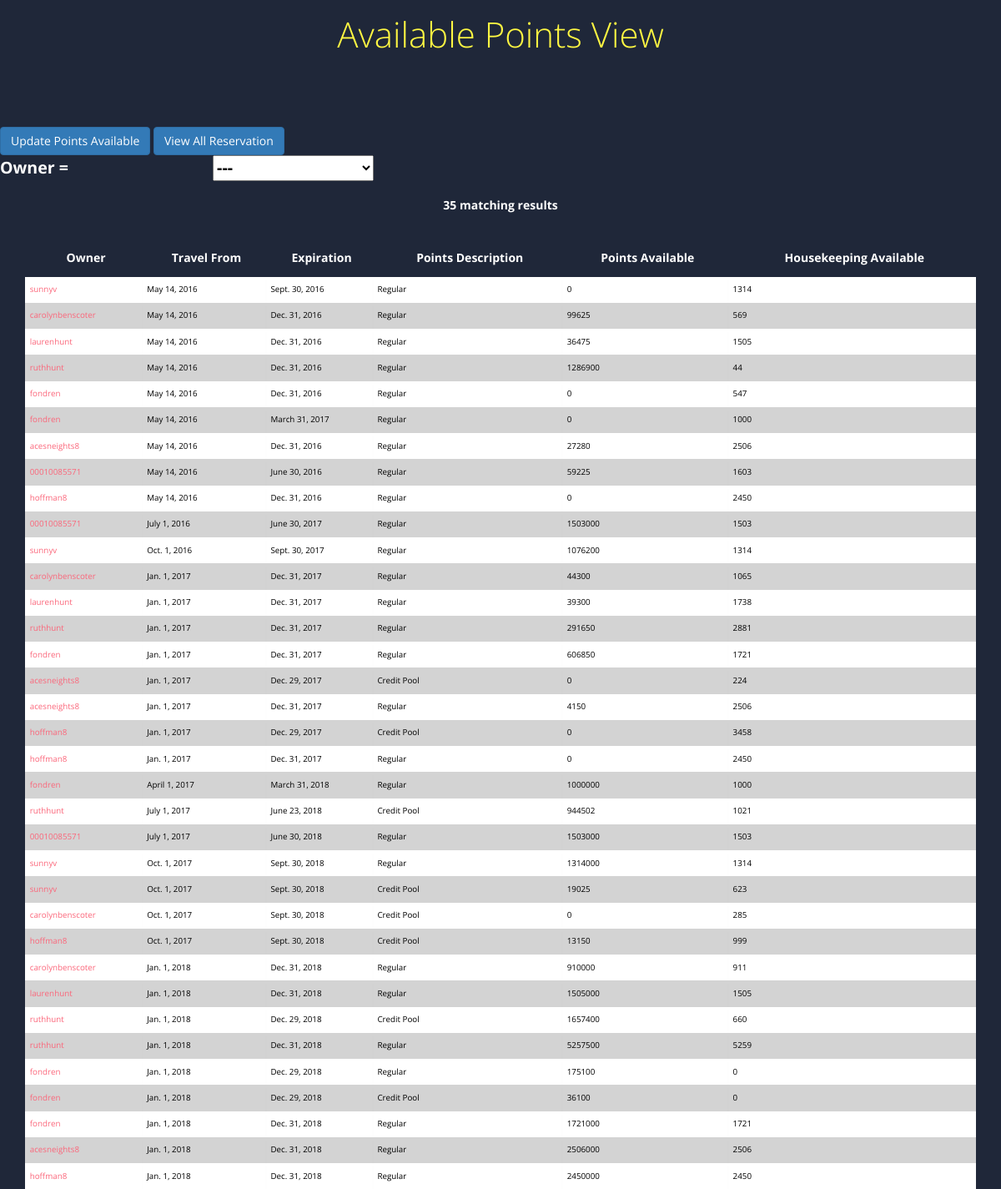
/updatepointsview/, run on the app's committed database.
### owners_point_manager/models.py (models this page shows, shortened)
class Owners_Points_Status(models.Model):
    fk_owner = models.ForeignKey(Owner)
    Travel_From = models.DateField(blank=True, null=True)
    Expiration = models.DateField(blank=True, null=True)
    Points_Description = models.CharField(blank=True, null=True, max_length=20)
    Points_Available = models.IntegerField(blank=True, null=True)
    Housekeeping_Available = models.IntegerField(blank=True, null=True)

### reservation_manager/models.py (models this page shows, shortened)
class Owner( models.Model ):
    email = models.EmailField( blank=True, null=True )
    username = models.CharField(  max_length=2000)
    password = models.CharField(  max_length=2000)
    first_name = models.CharField( blank=True, null=True, max_length=2000)
    last_name = models.CharField( blank=True, null=True, max_length=2000)
    phone_number = models.CharField( blank=True, null=True, max_length=2000)
    owner_reimbursement_rate = models.FloatField( blank=True, null=True )

### owners_point_manager/views.py (the view)
# urls.py: url(r'^report/(?P<p_owner_username>.*)/(?P<p_month>[0-9][0-9]?)/(?P<p_year>[0-9][0-9][0-9][0-9])', Report.get),
    def get(request):
        print("at top of View")
        usernames = []
        travelfrom = []
        expiration = []
        pointsdesc = []
        pointsavail = []
        housekeepingavail = []
        Owners_Points_Statuss = Owners_Points_Status.objects.order_by('Travel_From')
        for ownerspointsstatus in Owners_Points_Statuss:
            usernames.append(ownerspointsstatus.fk_owner.username)
        for ownerspointsstatus in Owners_Points_Statuss:
            travelfrom.append(ownerspointsstatus.Travel_From)
            print("travel from = ", travelfrom)
        print("travel from at 297", travelfrom)
        for ownerspointsstatus in Owners_Points_Statuss:
            expiration.append(ownerspointsstatus.Expiration)
            print("expiration = ", expiration)
        for ownerspointsstatus in Owners_Points_Statuss:
            pointsdesc.append(ownerspointsstatus.Points_Description)
            print("pointsdesc = ", pointsdesc)
        for ownerspointsstatus in Owners_Points_Statuss:
            pointsavail.append(ownerspointsstatus.Points_Available)
            print("pointsavail = ", pointsavail)
        for ownerspointsstatus in Owners_Points_Statuss:
            housekeepingavail.append(ownerspointsstatus.Housekeeping_Available)
            print("housekeepingavail = ", housekeepingavail)
        context = {
            "ownerspointsstatuss": Owners_Points_Statuss,
            "usernames": set(usernames),
            "travelfrom": set(travelfrom),
            "expiration": set(expiration),
            "pointsdesc": set(pointsdesc),
            "pointsavail": set(pointsavail),
            "housekeepingavail": set(housekeepingavail)
        }
        return render(request, "owner_points/index.html", context)

### owners_point_manager/templates/owner_points/index.html (shortened to what this page needs)
{%load staticfiles%}
<!DOCTYPE html>
<html >
  <head>
        <link rel="stylesheet" href="http://maxcdn.bootstrapcdn.com/bootstrap/3.3.6/css/bootstrap.min.css">
        <link rel="stylesheet" href="{% static 'main/css/style.css' %}">
  </head>
  <body>
    <h1><span class="yellow">Available Points View</span></h1>
<br>
<br>
  <br>
  <br>
<a href="/updatepoints"><button class = "btn btn-large btn-primary">Update Points Available</button></a>
<a href="/"><button class = "btn btn-large btn-primary">View All Reservation</button></a>
  <div class = "filters">
    <span class = "filter_title">Owner =</span>
    <select id = "owner_filter">
      <option> --- </option>
    </select><br>
</div>
<br>
<center>
  <b>
    <span id = "id_num_match" class = "filter_title">
      <span id="num_match"></span>
      matching results
    </span>
  </b>
</center>
<br>
<table class="container">
	<thead>
		<tr>
			<th><h1>Owner</h1></th>
			<th><h1>Travel From</h1></th>
			<th><h1>Expiration</h1></th>
			<th><h1>Points Description</h1></th>
			<th><h1>Points Available</h1></th>
			<th><h1>Housekeeping Available</h1></th>
		</tr>
	</thead>
	<tbody>
    {%for ownerspointsstatus in ownerspointsstatuss%}
  		<tr>
  			<td class = "username">{{ownerspointsstatus.fk_owner.username}}</td>
  			<td class = "travelfrom">{{ownerspointsstatus.Travel_From}}</td>
  			<td class = "expiration">{{ownerspointsstatus.Expiration}}</td>
  			<td class = "pointsdesc">{{ownerspointsstatus.Points_Description}}</td>
  			<td class = "pointsavail">{{ownerspointsstatus.Points_Available}}</td>
  			<td class = "housekeepingavail">{{ownerspointsstatus.Housekeeping_Available}}</td>
  		</tr>
    {%endfor%}
	</tbody>
</table>
  </body>
</html>

### reservation_manager/static/main/css/style.css (style rules this page uses)
body { font-family: 'Open Sans', sans-serif; font-weight: 300; line-height: 1.42em; color:#A7A1AE; background-color:#1F2739; }
h1 { font-size:3em; font-weight: 300; line-height:1em; text-align: center; color: #4DC3FA; }
.yellow { color: #FFF842; }
.container th h1 { font-weight: bold; font-size: 1em; color: white; }
.container td { font-weight: normal; font-size: .7em; -webkit-box-shadow: 0 2px 2px -2px #0E1119; -moz-box-shadow: 0 2px 2px -2px #0E1119; box-shadow: 0 2px 2px -2px #0E1119; }
.container { text-align: left; overflow: hidden; width: 95%; margin: 0 auto; display: table; padding: 0 0 8em 0; }
.container td, .container th { padding-bottom: .5%; padding-top: .5%; padding-left:.5%; }
.container tr:nth-child(odd) { background-color: white; color:black; }
.container tr:nth-child(even) { background-color: lightgrey; color:black; }
.container th { background-color: #1F2739; color: white; font-weight: bold }
.container td:first-child { color: #FB667A; }
.filters { font-size: 1.4em; color:black; font-weight: bold; }
.filter_title { width : 250px; display : inline-block; color:white; }

### data on the page
Owners_Points_Status: fk_owner.username "sunnyv", Travel_From "May 14, 2016", Expiration "Sept. 30, 2016", Points_Description "Regular", Points_Available "0", Housekeeping_Available "1314"
Owners_Points_Status: fk_owner.username "carolynbenscoter", Travel_From "May 14, 2016", Expiration "Dec. 31, 2016", Points_Description "Regular", Points_Available "99625", Housekeeping_Available "569"
Owners_Points_Status: fk_owner.username "laurenhunt", Travel_From "May 14, 2016", Expiration "Dec. 31, 2016", Points_Description "Regular", Points_Available "36475", Housekeeping_Available "1505"
Owners_Points_Status: fk_owner.username "ruthhunt", Travel_From "May 14, 2016", Expiration "Dec. 31, 2016", Points_Description "Regular", Points_Available "1286900", Housekeeping_Available "44"
Owners_Points_Status: fk_owner.username "fondren", Travel_From "May 14, 2016", Expiration "Dec. 31, 2016", Points_Description "Regular", Points_Available "0", Housekeeping_Available "547"
Owners_Points_Status: fk_owner.username "fondren", Travel_From "May 14, 2016", Expiration "March 31, 2017", Points_Description "Regular", Points_Available "0", Housekeeping_Available "1000"
Owners_Points_Status: fk_owner.username "acesneights8", Travel_From "May 14, 2016", Expiration "Dec. 31, 2016", Points_Description "Regular", Points_Available "27280", Housekeeping_Available "2506"
Owners_Points_Status: fk_owner.username "00010085571", Travel_From "May 14, 2016", Expiration "June 30, 2016", Points_Description "Regular", Points_Available "59225", Housekeeping_Available "1603"
Owners_Points_Status: fk_owner.username "hoffman8", Travel_From "May 14, 2016", Expiration "Dec. 31, 2016", Points_Description "Regular", Points_Available "0", Housekeeping_Available "2450"
Owners_Points_Status: fk_owner.username "00010085571", Travel_From "July 1, 2016", Expiration "June 30, 2017", Points_Description "Regular", Points_Available "1503000", Housekeeping_Available "1503"
Owners_Points_Status: fk_owner.username "sunnyv", Travel_From "Oct. 1, 2016", Expiration "Sept. 30, 2017", Points_Description "Regular", Points_Available "1076200", Housekeeping_Available "1314"
Owners_Points_Status: fk_owner.username "carolynbenscoter", Travel_From "Jan. 1, 2017", Expiration "Dec. 31, 2017", Points_Description "Regular", Points_Available "44300", Housekeeping_Available "1065"
Owners_Points_Status: fk_owner.username "laurenhunt", Travel_From "Jan. 1, 2017", Expiration "Dec. 31, 2017", Points_Description "Regular", Points_Available "39300", Housekeeping_Available "1738"
Owners_Points_Status: fk_owner.username "ruthhunt", Travel_From "Jan. 1, 2017", Expiration "Dec. 31, 2017", Points_Description "Regular", Points_Available "291650", Housekeeping_Available "2881"
Owners_Points_Status: fk_owner.username "fondren", Travel_From "Jan. 1, 2017", Expiration "Dec. 31, 2017", Points_Description "Regular", Points_Available "606850", Housekeeping_Available "1721"
Owners_Points_Status: fk_owner.username "acesneights8", Travel_From "Jan. 1, 2017", Expiration "Dec. 29, 2017", Points_Description "Credit Pool", Points_Available "0", Housekeeping_Available "224"
Owners_Points_Status: fk_owner.username "acesneights8", Travel_From "Jan. 1, 2017", Expiration "Dec. 31, 2017", Points_Description "Regular", Points_Available "4150", Housekeeping_Available "2506"
Owners_Points_Status: fk_owner.username "hoffman8", Travel_From "Jan. 1, 2017", Expiration "Dec. 29, 2017", Points_Description "Credit Pool", Points_Available "0", Housekeeping_Available "3458"
Owners_Points_Status: fk_owner.username "hoffman8", Travel_From "Jan. 1, 2017", Expiration "Dec. 31, 2017", Points_Description "Regular", Points_Available "0", Housekeeping_Available "2450"
Owners_Points_Status: fk_owner.username "fondren", Travel_From "April 1, 2017", Expiration "March 31, 2018", Points_Description "Regular", Points_Available "1000000", Housekeeping_Available "1000"
Owners_Points_Status: fk_owner.username "ruthhunt", Travel_From "July 1, 2017", Expiration "June 23, 2018", Points_Description "Credit Pool", Points_Available "944502", Housekeeping_Available "1021"
Owners_Points_Status: fk_owner.username "00010085571", Travel_From "July 1, 2017", Expiration "June 30, 2018", Points_Description "Regular", Points_Available "1503000", Housekeeping_Available "1503"
Owners_Points_Status: fk_owner.username "sunnyv", Travel_From "Oct. 1, 2017", Expiration "Sept. 30, 2018", Points_Description "Regular", Points_Available "1314000", Housekeeping_Available "1314"
Owners_Points_Status: fk_owner.username "sunnyv", Travel_From "Oct. 1, 2017", Expiration "Sept. 30, 2018", Points_Description "Credit Pool", Points_Available "19025", Housekeeping_Available "623"
Owners_Points_Status: fk_owner.username "carolynbenscoter", Travel_From "Oct. 1, 2017", Expiration "Sept. 30, 2018", Points_Description "Credit Pool", Points_Available "0", Housekeeping_Available "285"
Owners_Points_Status: fk_owner.username "hoffman8", Travel_From "Oct. 1, 2017", Expiration "Sept. 30, 2018", Points_Description "Credit Pool", Points_Available "13150", Housekeeping_Available "999"
Owners_Points_Status: fk_owner.username "carolynbenscoter", Travel_From "Jan. 1, 2018", Expiration "Dec. 31, 2018", Points_Description "Regular", Points_Available "910000", Housekeeping_Available "911"
Owners_Points_Status: fk_owner.username "laurenhunt", Travel_From "Jan. 1, 2018", Expiration "Dec. 31, 2018", Points_Description "Regular", Points_Available "1505000", Housekeeping_Available "1505"
Owners_Points_Status: fk_owner.username "ruthhunt", Travel_From "Jan. 1, 2018", Expiration "Dec. 29, 2018", Points_Description "Credit Pool", Points_Available "1657400", Housekeeping_Available "660"
Owners_Points_Status: fk_owner.username "ruthhunt", Travel_From "Jan. 1, 2018", Expiration "Dec. 31, 2018", Points_Description "Regular", Points_Available "5257500", Housekeeping_Available "5259"
Owners_Points_Status: fk_owner.username "fondren", Travel_From "Jan. 1, 2018", Expiration "Dec. 29, 2018", Points_Description "Regular", Points_Available "175100", Housekeeping_Available "0"
Owners_Points_Status: fk_owner.username "fondren", Travel_From "Jan. 1, 2018", Expiration "Dec. 29, 2018", Points_Description "Credit Pool", Points_Available "36100", Housekeeping_Available "0"
Owners_Points_Status: fk_owner.username "fondren", Travel_From "Jan. 1, 2018", Expiration "Dec. 31, 2018", Points_Description "Regular", Points_Available "1721000", Housekeeping_Available "1721"
Owners_Points_Status: fk_owner.username "acesneights8", Travel_From "Jan. 1, 2018", Expiration "Dec. 31, 2018", Points_Description "Regular", Points_Available "2506000", Housekeeping_Available "2506"
Owners_Points_Status: fk_owner.username "hoffman8", Travel_From "Jan. 1, 2018", Expiration "Dec. 31, 2018", Points_Description "Regular", Points_Available "2450000", Housekeeping_Available "2450"
